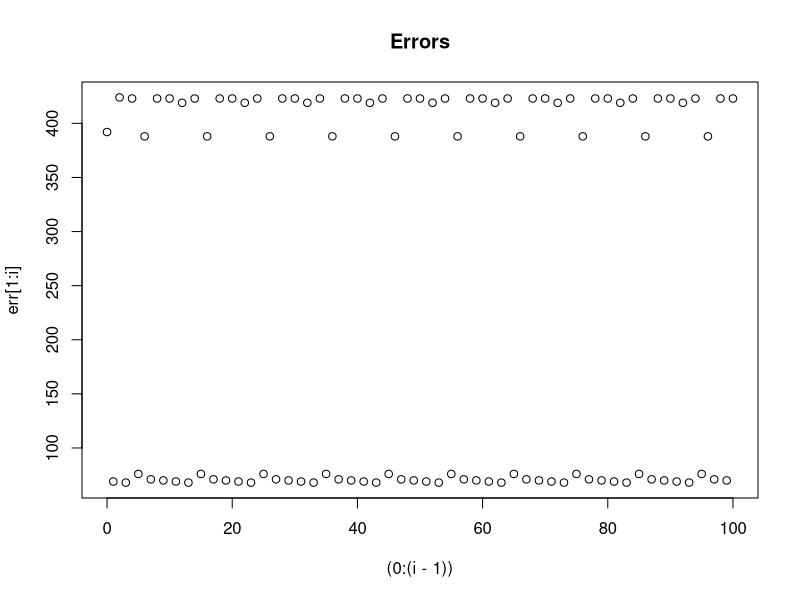
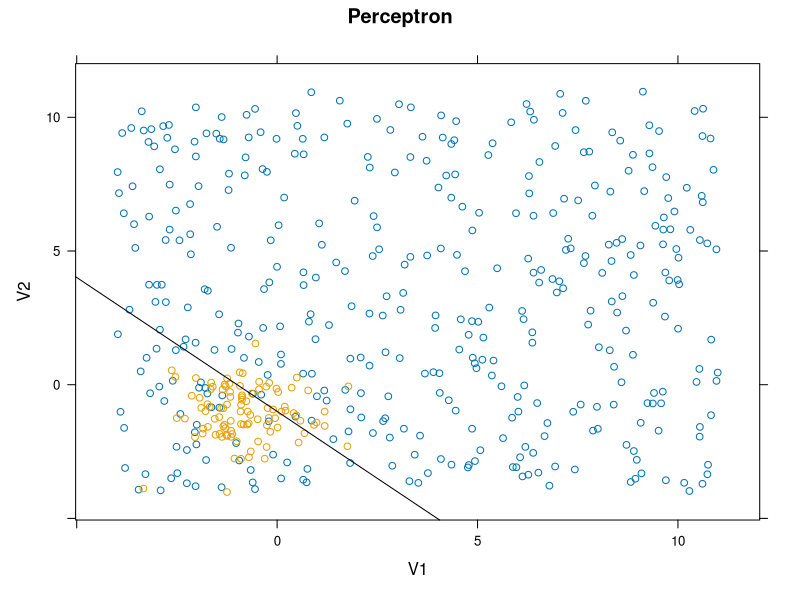

Source code (R) for these figures, in order:
library(lattice)
set.seed(793)

# Function gradPerc: Learn Single layer perceptron
  # Input 
    # x - features (input)
    # y - labels (output)
    # g - learning rate
    # it - maximum number of iterations
  # Output
    # w - perceptron weights

gradPerc = function(x, y, g, it){
  
  # transform data into appropriate format
  data = matrix(c(rep(1, dim(x)[2]), t(x)), nrow = (1 + dim(x)[1]), byrow = 1)
  
  # random initialisation of w = (theta, w1,..., wm)
  w = c(runif(dim(x)[1] + 1))
  
  # initialisation of vector for classification error
  err = rep(0, it + 1)
  err[1] = err(w, data, y)
  i = 1
  
  # run until all examples are classified correctly or until the maximum number of iterations
  while(err[i] > 0 & i <= it){
    
    i = i + 1
    
    # update the perceptron weights with gradient (batch) method and learning rate g
    w = w + g * gradient(w, data, y)
    
    # normalise the weights
    ### REFER TO Quiz ###
    w = w / abs(w[1])
    
    # compute error in current iteration
    err[i] = err(w, data, y)
  }
  
  # plot error over number of iterations
  plot((0:(i-1)), err[1:i], main = "Errors")
  
  return(w)
}

# Function gradient: compute gradient
  # Input
    # w - perceptron weights
    # x - features (input)
    # y - labels (output)
  # Output
    # gradient

sigmoid <- function(x, deriv){
    if(deriv == FALSE){
        return(1/(1+exp(-x)))
    }else{
        #return(x*(1-x))
        return(NULL)
    }
}
kl <- function(x){
    if(x<0){
        return(1)
    }else{
        return(0)
    }
}

# unser Ansatz
our_gradient = function(w, x, y){
  
  # identify all incorrectly classified datapoints
  ###### CODE HERE ########
    w = t(as.matrix(w))
    predVec = w %*% x 
    errorVec = predVec * y
    errorSums = -(x %*% t(errorVec))
 
  # return gradient
  ###### CODE HERE ########
    return(errorSums)
}

# Musterloesung
gradient = function(w, x, y){
  
  # identify all incorrectly classified datapoints
  d = y * (w %*% x)
  ind = (d < 0)
  
  # return gradient
  if(sum(ind) == 1){
    return(y[ind] * x[,ind])
  }else{
    return(rowSums(y[ind] * x[,ind]))
  }
}

# Function err: compute number of classification errors
  # Input
    # w - perceptron weights
    # x - features (input)
    # y - labels (output)
  # Output
    # number of classification errors

# unser Ansatz
our_err = function(w, x, y){
  
  # identify all incorrectly classified datapoints
  ###### CODE HERE ########
    w = t(as.matrix(w))
    predVec = w %*% x 
    errorVec = predVec * y
    errosSum = sum(apply(errorVec, 2, kl))

  # return number of classification errors
  ###### CODE HERE ########
    return(errosSum)
}

# Musterloesung
err = function(w, x, y){

  # identify all incorrectly classified datapoints
  d = y * (w %*% x)
  ind=(d < 0)

  # return number of classification errors
  return(sum(ind))
}

# read data from file
data = read.table("../set2.txt", header = TRUE, sep = "\t")
names(data) = c("V1", "V2", "V3")

# separate and format data
x = t(data[ , 1:ncol(data) - 1])
label = t(data[ , ncol(data)]) # last column
label[label <= 0] = -1 # convert 0 to -1

# learn perceptron
w = gradPerc(x, label, 1, 100)
print(w)

#The following code adds a line to the scatterplot of the form y= a+b*x
#Calculate a and b such that the line represents the separation threshold defined by the
#learned weights of the perceptron
###### CODE HERE ########
a = w[1] / 1 #line intercept
b = -w[2] / w[3]#line slope

# line function
ablinePanel = function(x, y, ...) {
  panel.xyplot(x, y, ...)
  panel.abline(a, b, ...)
}

# plot data and seperator line
dev.new()
print(xyplot(V2 ~ V1, groups = V3, data, panel = ablinePanel, main = "Perceptron"))
